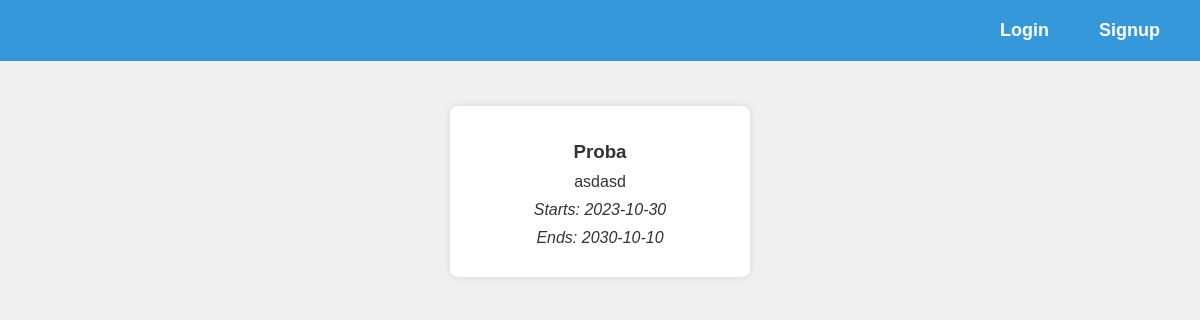
Page /homepage.php on the earlier database version.
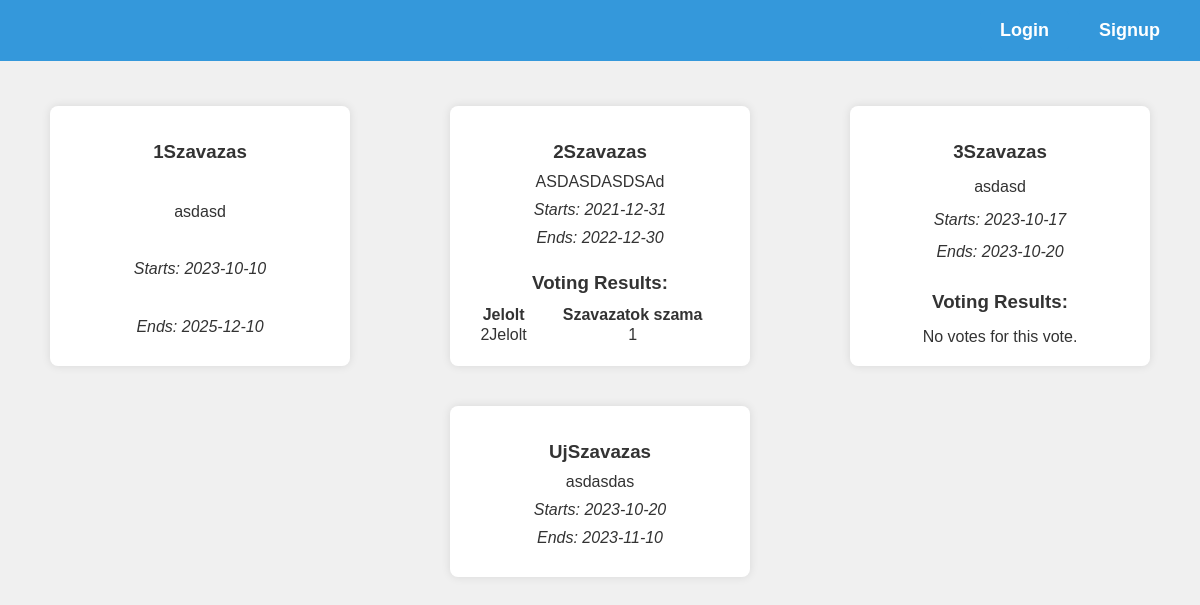
Same page on the later database version.
### tables this page shows
CREATE TABLE `szavazas` (
  `Megnevezes` varchar(20) NOT NULL,
  `Leiras` varchar(100) NOT NULL,
  `Jeloltek` varchar(20) NOT NULL,
  `Indul` date NOT NULL,
  `Zarul` date NOT NULL,
  `Szavazas kod` int(6) NOT NULL,
  `Email` varchar(30) DEFAULT NULL
);

### homepage.php (the view, shortened to what this page needs)
<?php
$servername = "localhost";
$username = "root";
$password = "";
$database = "szavazatszamlalo";
$conn = new mysqli($servername, $username, $password, $database);
?>
<!DOCTYPE html>
<html>
<head>
    <link rel="stylesheet" type="text/css" href="homepage.css">
</head>
<body>
<header class="header">
    <div class="links">
        <?php
        if (isset($_SESSION['email'])) {
            echo '<form action="logout.php" method="post" class="logout-form">';
            echo '<button type="submit" class="logout-button">Logout</button>';
            echo '</form>';
        } else {
            echo '<a href="login.php" class="login-signup-container">';
            echo '<button class="login-button">Login</button>';
            echo '</a>';
            echo '<a href="signup.php" class="login-signup-container">';
            echo '<button class="signup-button">Signup</button>';
            echo '</a>';
        }
        ?>
    </div>
</header>
    <div class="votes-container">
        <?php
        if (isset($_SESSION['email'])) {
            $query = "SELECT * FROM szavazas";
            $result = $conn->query($query);
            if ($result->num_rows > 0) {
                while ($row = $result->fetch_assoc()) {
                    echo '<div class="vote">';
                    echo '<h3 class="vote-title">' . $row['Megnevezes'] . '</h3>';
                    echo '<p class="vote-description">' . $row['Leiras'] . '</p>';
                    echo '<p class="vote-start">Starts: ' . $row['Indul'] . '</p>';
                    echo '<p class="vote-end">Ends: ' . $row['Zarul'] . '</p>';
                    $currentDate = date('Y-m-d');
                    if ($currentDate > $row['Zarul']) {
                        echo '<h3 class="section-title">Voting Results:</h3>';
                    $vote_id = $row['Szavazas kod'];
                    $votingResultsQuery = "SELECT `Melyik jeloltre`, COUNT(*) AS `Szavazatok szama` FROM szavazat WHERE `Szavazas kod` = ? GROUP BY `Melyik jeloltre`";
                    if ($stmt = $conn->prepare($votingResultsQuery)) {
                        $stmt->bind_param("i", $vote_id);
                        $stmt->execute();
                        $results = $stmt->get_result();
                        $stmt->close();
                        if ($results->num_rows > 0) {
                        echo '<table>';
                        echo '<tr>';
                        echo '<th>Jelolt</th>';
                        echo '<th>Szavazatok szama</th>';
                        echo '</tr>';
                        while ($resultRow = $results->fetch_assoc()) {
                            echo '<tr>';
                            echo '<td>' . $resultRow['Melyik jeloltre'] . '</td>';
                            echo '<td>' . $resultRow['Szavazatok szama'] . '</td>';
                            echo '</tr>';
                        }
                        echo '</table>';
                    } else {
                        echo 'No votes for this vote.';
                    }
                }
                    } else {
                        echo '<h3 class="section-title">Vote for a Participant:</h3>';
                        echo '<form action="add_vote.php" method="post" class="vote-form">';
                        echo '<input type="hidden" name="vote_id" value="' . $row['Szavazas kod'] . '">';
                        echo '<select name="selected_participant" class="participant-select">';
                        $participants = explode(',', $row['Jeloltek']);
                        $existingParticipants = array();
                        foreach ($participants as $participant) {
                            if (!in_array($participant, $existingParticipants)) {
                                echo '<option value="' . $participant . '">' . $participant . '</option>';
                                $existingParticipants[] = $participant;
                            }
                        }
                        $addParticipantQuery = "SELECT DISTINCT `Nev` FROM jelolt WHERE `Szavazas kod` = ?";
                        if ($stmt = $conn->prepare($addParticipantQuery)) {
                            $stmt->bind_param("i", $row['Szavazas kod']);
                            $stmt->execute();
                            $participantsResult = $stmt->get_result();
                            $stmt->close();
                            while ($participantRow = $participantsResult->fetch_assoc()) {
                                $participant = $participantRow['Nev'];
                                if (!in_array($participant, $existingParticipants)) {
                                    echo '<option value="' . $participant . '">' . $participant . '</option>';
                                    $existingParticipants[] = $participant;
                                }
                            }
                        }
                        echo '</select>';
                        echo '<input type="submit" value="Vote" class="button primary-button">';
                        echo '</form>';
                        echo '<a href="add_new_participant.php?vote_id=' . $row['Szavazas kod'] . '" class="button">Add New Participant</a>';
                        echo '<a href="extend_date.php?vote_id=' . $row['Szavazas kod'] . '" class="button">Extend Date</a>';
                        echo '<a href="delete_participant.php?vote_id=' . $row['Szavazas kod'] . '" class="button">Delete Participant</a>';
                        echo '<a href="update_participant.php?vote_id=' . $row['Szavazas kod'] . '" class="button">Update Participant Data</a>';
                        echo '<a href="withdraw_participant.php?vote_id=' . $row['Szavazas kod'] . '" class="button">Withdraw Participant</a>';
                    }
                    echo '</div>';
                }
            } else {
                echo '<h2>No available votes.</h2>';
            }
        } else {
            $query = "SELECT * FROM szavazas";
            $result = $conn->query($query);
            if ($result->num_rows > 0) {
                while ($row = $result->fetch_assoc()) {
                    echo '<div class="vote">';
                    echo '<h3 class="vote-title">' . $row['Megnevezes'] . '</h3>';
                    echo '<p class="vote-description">' . $row['Leiras'] . '</p>';
                    echo '<p class="vote-start">Starts: ' . $row['Indul'] . '</p>';
                    echo '<p class="vote-end">Ends: ' . $row['Zarul'] . '</p>';
                    $currentDate = date('Y-m-d');
                    if ($currentDate > $row['Zarul']) {
                        echo '<h3 class="section-title">Voting Results:</h3>';
                        $vote_id = $row['Szavazas kod'];
                        $votingResultsQuery = "SELECT `Melyik jeloltre`, COUNT(*) AS `Szavazatok szama` FROM szavazat WHERE `Szavazas kod` = ? GROUP BY `Melyik jeloltre`";
                        if ($stmt = $conn->prepare($votingResultsQuery)) {
                            $stmt->bind_param("i", $vote_id);
                            $stmt->execute();
                            $results = $stmt->get_result();
                            if ($results->num_rows > 0) {
                            echo '<table>';
                            echo '<tr>';
                            echo '<th>Jelolt</th>';
                            echo '<th>Szavazatok szama</th>';
                            echo '</tr>';
                            while ($resultRow = $results->fetch_assoc()) {
                                echo '<tr>';
                                echo '<td>' . $resultRow['Melyik jeloltre'] . '</td>';
                                echo '<td>' . $resultRow['Szavazatok szama'] . '</td>';
                                echo '</tr>';
                            }
                            echo '</table>';
                        } else {
                        echo 'No votes for this vote.';
                    }
                }
                    }
                    echo '</div>';
                }
            } else {
                echo '<h2>No available votes.</h2>';
            }
        }
        ?>
    </div>
</body>
</html>

### homepage.css (style rules this page uses)
* { margin: 0; padding: 0; box-sizing: border-box; }
body { font-family: Arial, sans-serif; background-color: #f0f0f0; margin: 0; padding: 0; color: #333; }
header { background-color: #3498db; color: #fff; padding: 10px 20px; text-align: center; display: flex; justify-content: space-between; align-items: center; }
.links { order: 2; }
.login-signup-container { display: flex; gap: 10px; }
.login-signup-container, .logout-form { display: inline; margin-left: 10px; }
.login-button, .signup-button, .logout-button { padding: 10px 20px; border: none; border-radius: 5px; text-align: center; text-decoration: none; background-color: #3498db; color: #fff; cursor: pointer; font-weight: 600; font-size: 18px; text-decoration: none; }
.votes-container { display: flex; flex-wrap: wrap; justify-content: space-around; }
.vote { width: 300px; margin: 20px; padding: 20px; background: #fff; border-radius: 8px; box-shadow: 0 0 10px 0 rgba(0, 0, 0, 0.1); text-align: center; display: flex; flex-direction: column; justify-content: space-between; }
.vote-title { color: #333; margin: 15px 0 10px; }
.vote-description { margin-bottom: 10px; }
.vote-start, .vote-end { font-style: italic; margin-bottom: 10px; }
.section-title { color: #333; margin: 15px 0 10px; }

Differences in the rows shown:
removed szavazas: Megnevezes "Proba", Leiras "asdasd", Indul "2023-10-30", Zarul "2030-10-10"
added szavazas: Megnevezes "1Szavazas", Leiras "asdasd", Indul "2023-10-10", Zarul "2025-12-10"
added szavazas: Megnevezes "2Szavazas", Leiras "ASDASDASDSAd", Indul "2021-12-31", Zarul "2022-12-30", Melyik "2Jelolt", Szavazatok "1"
added szavazas: Megnevezes "3Szavazas", Leiras "asdasd", Indul "2023-10-17", Zarul "2023-10-20", shows "Voting Results:", shows "No votes for this vote."
added szavazas: Megnevezes "UjSzavazas", Leiras "asdasdas", Indul "2023-10-20", Zarul "2023-11-10"
